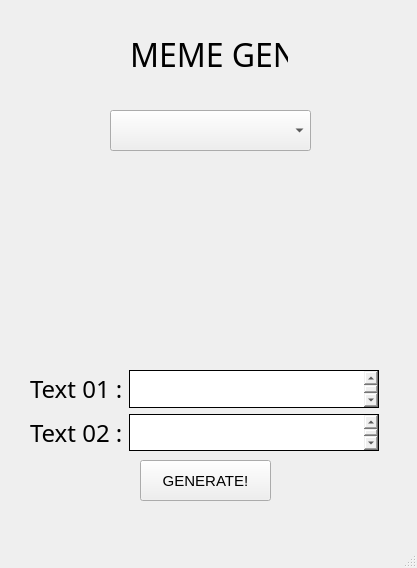
<?xml version="1.0" encoding="UTF-8"?>
<ui version="4.0">
 <class>MainWindow</class>
 <widget class="QMainWindow" name="MainWindow">
  <property name="geometry">
   <rect>
    <x>0</x>
    <y>0</y>
    <width>417</width>
    <height>568</height>
   </rect>
  </property>
  <property name="windowTitle">
   <string>MainWindow</string>
  </property>
  <widget class="QWidget" name="centralwidget">
   <widget class="QComboBox" name="meme_box">
    <property name="geometry">
     <rect>
      <x>110</x>
      <y>110</y>
      <width>201</width>
      <height>41</height>
     </rect>
    </property>
    <property name="font">
     <font>
      <pointsize>12</pointsize>
     </font>
    </property>
    <property name="cursor">
     <cursorShape>ArrowCursor</cursorShape>
    </property>
    <property name="editable">
     <bool>false</bool>
    </property>
   </widget>
   <widget class="QPushButton" name="make_btn">
    <property name="geometry">
     <rect>
      <x>140</x>
      <y>460</y>
      <width>131</width>
      <height>41</height>
     </rect>
    </property>
    <property name="font">
     <font>
      <pointsize>11</pointsize>
     </font>
    </property>
    <property name="cursor">
     <cursorShape>ArrowCursor</cursorShape>
    </property>
    <property name="text">
     <string>GENERATE!</string>
    </property>
   </widget>
   <widget class="QLabel" name="sample_image">
    <property name="geometry">
     <rect>
      <x>110</x>
      <y>170</y>
      <width>211</width>
      <height>171</height>
     </rect>
    </property>
    <property name="text">
     <string/>
    </property>
    <property name="scaledContents">
     <bool>false</bool>
    </property>
   </widget>
   <widget class="QWidget" name="layoutWidget">
    <property name="geometry">
     <rect>
      <x>130</x>
      <y>20</y>
      <width>158</width>
      <height>68</height>
     </rect>
    </property>
    <layout class="QVBoxLayout" name="verticalLayout">
     <item>
      <widget class="QLabel" name="label">
       <property name="font">
        <font>
         <family>Tech Headlines</family>
         <pointsize>24</pointsize>
        </font>
       </property>
       <property name="text">
        <string>MEME GEN</string>
       </property>
      </widget>
     </item>
    </layout>
   </widget>
   <widget class="QWidget" name="layoutWidget">
    <property name="geometry">
     <rect>
      <x>30</x>
      <y>370</y>
      <width>349</width>
      <height>81</height>
     </rect>
    </property>
    <layout class="QGridLayout" name="gridLayout">
     <item row="0" column="0">
      <widget class="QLabel" name="label_2">
       <property name="font">
        <font>
         <family>Roboto Th</family>
         <pointsize>18</pointsize>
         <weight>50</weight>
         <bold>false</bold>
        </font>
       </property>
       <property name="styleSheet">
        <string notr="true"/>
       </property>
       <property name="text">
        <string>Text 01 :</string>
       </property>
      </widget>
     </item>
     <item row="0" column="1">
      <widget class="QTextEdit" name="text_line_01">
       <property name="font">
        <font>
         <family>Roboto Th</family>
         <pointsize>16</pointsize>
        </font>
       </property>
       <property name="styleSheet">
        <string notr="true">border: 1px solid;</string>
       </property>
      </widget>
     </item>
     <item row="1" column="0">
      <widget class="QLabel" name="label_3">
       <property name="font">
        <font>
         <family>Roboto Th</family>
         <pointsize>18</pointsize>
         <weight>50</weight>
         <bold>false</bold>
        </font>
       </property>
       <property name="styleSheet">
        <string notr="true"/>
       </property>
       <property name="text">
        <string>Text 02 :</string>
       </property>
      </widget>
     </item>
     <item row="1" column="1">
      <widget class="QTextEdit" name="text_line_02">
       <property name="font">
        <font>
         <family>Roboto Th</family>
         <pointsize>16</pointsize>
        </font>
       </property>
       <property name="styleSheet">
        <string notr="true">border: 1px solid;</string>
       </property>
      </widget>
     </item>
    </layout>
   </widget>
  </widget>
  <widget class="QStatusBar" name="statusbar"/>
  <widget class="QMenuBar" name="menubar">
   <property name="geometry">
    <rect>
     <x>0</x>
     <y>0</y>
     <width>417</width>
     <height>21</height>
    </rect>
   </property>
  </widget>
 </widget>
 <resources/>
 <connections/>
</ui>
